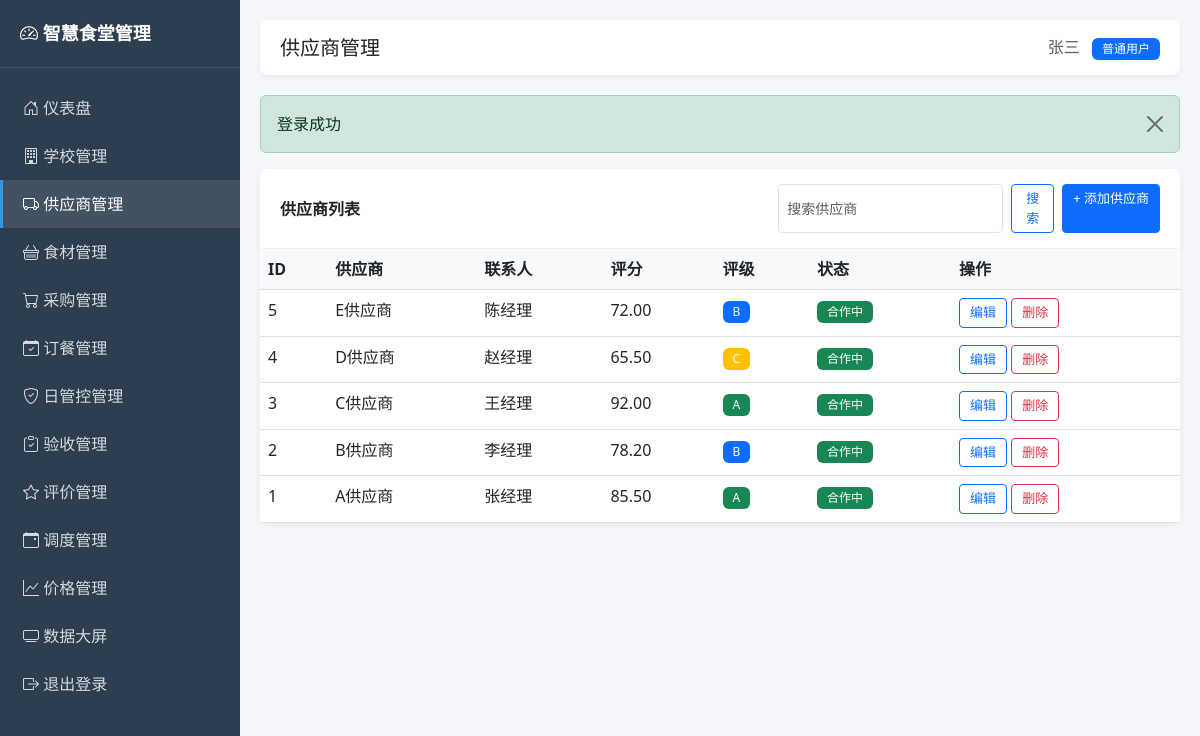
The page /admin/suppliers.php (signed in) on the database its author committed.
### tables this page shows
CREATE TABLE users (
    id INT UNSIGNED AUTO_INCREMENT PRIMARY KEY COMMENT '用户ID',
    username VARCHAR(50) NOT NULL UNIQUE COMMENT '登录用户名',
    password VARCHAR(64) NOT NULL COMMENT 'MD5加密密码',
    real_name VARCHAR(50) NOT NULL COMMENT '真实姓名',
    role TINYINT UNSIGNED NOT NULL DEFAULT 1 COMMENT '角色：0管理员 1普通用户',
    status TINYINT UNSIGNED NOT NULL DEFAULT 1 COMMENT '状态：0禁用 1启用',
    created_at DATETIME DEFAULT CURRENT_TIMESTAMP COMMENT '创建时间',
    updated_at DATETIME DEFAULT CURRENT_TIMESTAMP ON UPDATE CURRENT_TIMESTAMP COMMENT '更新时间',
    INDEX idx_status (status)
);

CREATE TABLE suppliers (
    id INT UNSIGNED AUTO_INCREMENT PRIMARY KEY COMMENT '供应商ID',
    supplier_name VARCHAR(100) NOT NULL COMMENT '供应商名称',
    contact_person VARCHAR(50) DEFAULT NULL COMMENT '联系人',
    contact_phone VARCHAR(20) DEFAULT NULL COMMENT '联系电话',
    address VARCHAR(200) DEFAULT NULL COMMENT '地址',
    score DECIMAL(4,2) DEFAULT 0.00 COMMENT '综合评分(0-100)',
    grade VARCHAR(10) DEFAULT NULL COMMENT '评级 A/B/C/D/E',
    status TINYINT UNSIGNED DEFAULT 1 COMMENT '状态：0停用 1合作中',
    created_at DATETIME DEFAULT CURRENT_TIMESTAMP COMMENT '创建时间',
    updated_at DATETIME DEFAULT CURRENT_TIMESTAMP ON UPDATE CURRENT_TIMESTAMP COMMENT '更新时间',
    INDEX idx_status (status)
);

### includes/functions.php (called while the page is built, shortened)
<?php
require_once __DIR__ . '/db.php';
function e($text) {
    return htmlspecialchars($text ?? '', ENT_QUOTES, 'UTF-8');
}
function input($key, $default = null) {
    return $default;
}
function getFlash() {
    if (isset($_SESSION['flash_message'])) {
        $msg = $_SESSION['flash_message'];
        return $msg;
    }
    return null;
}
function paginate($total, $page = 1, $pageSize = 10) {
    $page = max(1, intval($page));
    $pageSize = max(1, min(100, intval($pageSize)));
    $totalPage = max(1, ceil($total / $pageSize));
    $page = min($page, $totalPage);
    $offset = ($page - 1) * $pageSize;
    return [
        'page' => $page,
        'pageSize' => $pageSize,
        'totalPage' => $totalPage,
        'offset' => $offset,
        'limit' => $pageSize
    ];
}

### includes/auth.php (called while the page is built, shortened)
<?php
require_once __DIR__ . '/functions.php';
function isLoggedIn() {
    return isset($_SESSION['user_id']) && $_SESSION['user_id'] > 0;
}
function currentUser() {
    return queryOne("SELECT * FROM users WHERE id = ?", [$_SESSION['user_id']]);
}
function isAdmin() {
    $user = currentUser();
    return $user && $user['role'] == 0;
}

### includes/db.php (called while the page is built, shortened)
<?php
function getDB() {
    static $pdo = null;
    if ($pdo === null) {
        $dsn = "mysql:host=" . DB_HOST . ";port=" . DB_PORT . ";dbname=" . DB_NAME . ";charset=" . DB_CHARSET;
        $options = [
            PDO::ATTR_ERRMODE => PDO::ERRMODE_EXCEPTION,
            PDO::ATTR_DEFAULT_FETCH_MODE => PDO::FETCH_ASSOC,
            PDO::ATTR_EMULATE_PREPARES => false,
        ];
        try {
            $pdo = new PDO($dsn, DB_USER, DB_PASS, $options);
        } catch (PDOException $e) {
            die("数据库连接失败: " . $e->getMessage());
        }
    }
    return $pdo;
}
function queryAll($sql, $params = []) {
    $stmt = getDB()->prepare($sql);
    $stmt->execute($params);
    return $stmt->fetchAll();
}
function queryOne($sql, $params = []) {
    $stmt = getDB()->prepare($sql);
    $stmt->execute($params);
    $result = $stmt->fetch();
    return $result ?: null;
}

### admin/suppliers.php (the view, shortened to what this page needs)
<?php
require_once __DIR__ . '/../includes/auth.php';
$pageTitle = '供应商管理';
$activeMenu = 'suppliers';
$action = input('action', 'list');
$id = intval(input('id', 0));
$editData = null;
$page = intval(input('page', 1));
$keyword = trim(input('keyword'));
$where = "WHERE 1=1";
$params = [];
$total = queryOne("SELECT COUNT(*) as c FROM suppliers $where", $params)['c'];
$pager = paginate($total, $page, 10);
$list = queryAll("SELECT * FROM suppliers $where ORDER BY id DESC LIMIT {$pager['limit']} OFFSET {$pager['offset']}", $params);
include 'header.php';
?>
<?php if ($action == 'add' || $action == 'edit'): ?>
<div class="card">
    <div class="card-header"><?php echo $action == 'edit' ? '编辑供应商' : '添加供应商'; ?></div>
    <div class="card-body">
        <form method="post" class="row g-3">
            <input type="hidden" name="id" value="<?php echo $id; ?>">
            <div class="col-md-6"><label class="form-label">供应商名称 *</label><input type="text" name="supplier_name" class="form-control" value="<?php echo e($editData['supplier_name'] ?? ''); ?>" required></div>
            <div class="col-md-6"><label class="form-label">联系人</label><input type="text" name="contact_person" class="form-control" value="<?php echo e($editData['contact_person'] ?? ''); ?>"></div>
            <div class="col-md-6"><label class="form-label">联系电话</label><input type="text" name="contact_phone" class="form-control" value="<?php echo e($editData['contact_phone'] ?? ''); ?>"></div>
            <div class="col-md-6"><label class="form-label">地址</label><input type="text" name="address" class="form-control" value="<?php echo e($editData['address'] ?? ''); ?>"></div>
            <div class="col-md-4"><label class="form-label">评分</label><input type="number" step="0.01" name="score" class="form-control" value="<?php echo $editData['score'] ?? 0; ?>"></div>
            <div class="col-md-4"><label class="form-label">评级</label>
                <select name="grade" class="form-select">
                    <option value="">请选择</option>
                    <?php foreach (['A','B','C','D','E'] as $g): ?>
                    <option value="<?php echo $g; ?>" <?php echo ($editData['grade'] ?? '') == $g ? 'selected' : ''; ?>><?php echo $g; ?></option>
                    <?php endforeach; ?>
                </select>
            </div>
            <div class="col-md-4"><label class="form-label">状态</label>
                <select name="status" class="form-select">
                    <option value="1" <?php echo ($editData['status'] ?? 1) == 1 ? 'selected' : ''; ?>>合作中</option>
                    <option value="0" <?php echo ($editData['status'] ?? 1) == 0 ? 'selected' : ''; ?>>停用</option>
                </select>
            </div>
            <div class="col-12">
                <button type="submit" class="btn btn-primary">保存</button>
                <a href="suppliers.php" class="btn btn-secondary">返回</a>
            </div>
        </form>
    </div>
</div>
<?php else: ?>
<div class="card">
    <div class="card-header d-flex justify-content-between align-items-center">
        <span>供应商列表</span>
        <div class="d-flex gap-2">
            <form class="d-flex gap-2" method="get">
                <input type="text" name="keyword" class="form-control form-control-sm" placeholder="搜索供应商" value="<?php echo e($keyword); ?>">
                <button type="submit" class="btn btn-sm btn-outline-primary">搜索</button>
            </form>
            <a href="suppliers.php?action=add" class="btn btn-sm btn-primary">+ 添加供应商</a>
        </div>
    </div>
    <div class="card-body p-0">
        <table class="table table-hover mb-0">
            <thead><tr><th>ID</th><th>供应商</th><th>联系人</th><th>评分</th><th>评级</th><th>状态</th><th>操作</th></tr></thead>
            <tbody>
            <?php foreach ($list as $item): ?>
                <tr>
                    <td><?php echo $item['id']; ?></td>
                    <td><?php echo e($item['supplier_name']); ?></td>
                    <td><?php echo e($item['contact_person']); ?></td>
                    <td><?php echo $item['score']; ?></td>
                    <td><span class="badge bg-<?php echo $item['grade'] == 'A' ? 'success' : ($item['grade'] == 'B' ? 'primary' : ($item['grade'] == 'C' ? 'warning' : 'secondary')); ?>"><?php echo e($item['grade']); ?></span></td>
                    <td><span class="badge bg-<?php echo $item['status'] ? 'success' : 'secondary'; ?>"><?php echo $item['status'] ? '合作中' : '停用'; ?></span></td>
                    <td>
                        <a href="suppliers.php?action=edit&id=<?php echo $item['id']; ?>" class="btn btn-sm btn-outline-primary">编辑</a>
                        <a href="suppliers.php?action=delete&id=<?php echo $item['id']; ?>" class="btn btn-sm btn-outline-danger btn-delete">删除</a>
                    </td>
                </tr>
            <?php endforeach; ?>
            </tbody>
        </table>
    </div>
</div>
<?php endif; ?>
<?php include 'footer.php'; ?>

### admin/header.php (shortened to what this page needs)
<?php
require_once __DIR__ . '/../includes/auth.php';
$user = currentUser();
?>
<!DOCTYPE html>
<html lang="zh-CN">
<head>
    <link href="https://cdn.jsdelivr.net/npm/bootstrap@5.3.0/dist/css/bootstrap.min.css" rel="stylesheet">
    <link rel="stylesheet" href="https://cdn.jsdelivr.net/npm/bootstrap-icons@1.10.0/font/bootstrap-icons.css">
</head>
<body>
<div class="sidebar">
    <div class="brand"><i class="bi bi-speedometer2"></i> 智慧食堂管理</div>
    <nav class="nav flex-column mt-3">
        <a class="nav-link <?php echo $activeMenu == 'dashboard' ? 'active' : ''; ?>" href="index.php"><i class="bi bi-house-door"></i> 仪表盘</a>
        <a class="nav-link <?php echo $activeMenu == 'schools' ? 'active' : ''; ?>" href="schools.php"><i class="bi bi-building"></i> 学校管理</a>
        <a class="nav-link <?php echo $activeMenu == 'suppliers' ? 'active' : ''; ?>" href="suppliers.php"><i class="bi bi-truck"></i> 供应商管理</a>
        <a class="nav-link <?php echo $activeMenu == 'ingredients' ? 'active' : ''; ?>" href="ingredients.php"><i class="bi bi-basket"></i> 食材管理</a>
        <a class="nav-link <?php echo $activeMenu == 'purchases' ? 'active' : ''; ?>" href="purchases.php"><i class="bi bi-cart"></i> 采购管理</a>
        <a class="nav-link <?php echo $activeMenu == 'orders' ? 'active' : ''; ?>" href="orders.php"><i class="bi bi-calendar-check"></i> 订餐管理</a>
        <a class="nav-link <?php echo $activeMenu == 'daily_controls' ? 'active' : ''; ?>" href="daily_controls.php"><i class="bi bi-shield-check"></i> 日管控管理</a>
        <a class="nav-link <?php echo $activeMenu == 'acceptances' ? 'active' : ''; ?>" href="acceptances.php"><i class="bi bi-clipboard-check"></i> 验收管理</a>
        <a class="nav-link <?php echo $activeMenu == 'evaluations' ? 'active' : ''; ?>" href="evaluations.php"><i class="bi bi-star"></i> 评价管理</a>
        <a class="nav-link <?php echo $activeMenu == 'dispatches' ? 'active' : ''; ?>" href="dispatches.php"><i class="bi bi-calendar-event"></i> 调度管理</a>
        <a class="nav-link <?php echo $activeMenu == 'prices' ? 'active' : ''; ?>" href="prices.php"><i class="bi bi-graph-up"></i> 价格管理</a>
        <?php if (isAdmin()): ?>
        <a class="nav-link <?php echo $activeMenu == 'users' ? 'active' : ''; ?>" href="users.php"><i class="bi bi-people"></i> 用户管理</a>
        <?php endif; ?>
        <a class="nav-link" href="../dashboard/index.php" target="_blank"><i class="bi bi-tv"></i> 数据大屏</a>
        <a class="nav-link" href="logout.php"><i class="bi bi-box-arrow-right"></i> 退出登录</a>
    </nav>
</div>
<div class="main-content">
    <div class="topbar">
        <h5 class="m-0"><?php echo isset($pageTitle) ? e($pageTitle) : '管理后台'; ?></h5>
        <div>
            <span class="text-muted"><?php echo e($user['real_name']); ?></span>
            <span class="badge bg-<?php echo $user['role'] == 0 ? 'danger' : 'primary'; ?> ms-2"><?php echo $user['role'] == 0 ? '管理员' : '普通用户'; ?></span>
        </div>
    </div>
    <?php $flash = getFlash(); if ($flash): ?>
    <div class="alert alert-<?php echo $flash['type'] == 'error' ? 'danger' : $flash['type']; ?> alert-dismissible fade show">
        <?php echo e($flash['message']); ?>
        <button type="button" class="btn-close" data-bs-dismiss="alert"></button>
    </div>
    <?php endif; ?>

### admin/header.php (style rules this page uses)
body { background-color: #f5f6fa; }
.sidebar { min-height: 100vh; background: #2c3e50; color: #fff; width: 240px; position: fixed; left: 0; top: 0; }
.sidebar .brand { padding: 20px; font-size: 18px; font-weight: bold; border-bottom: 1px solid rgba(255,255,255,0.1); }
.sidebar .nav-link { color: rgba(255,255,255,0.8); padding: 12px 20px; border-left: 3px solid transparent; }
.sidebar .nav-link:hover, .sidebar .nav-link.active { color: #fff; background: rgba(255,255,255,0.1); border-left-color: #3498db; }
.sidebar .nav-link i { width: 24px; }
.main-content { margin-left: 240px; padding: 20px; }
.topbar { background: #fff; padding: 15px 20px; border-radius: 8px; margin-bottom: 20px; box-shadow: 0 2px 4px rgba(0,0,0,0.05); display: flex; justify-content: space-between; align-items: center; }
.card { border: none; border-radius: 10px; box-shadow: 0 2px 8px rgba(0,0,0,0.05); }
.card-header { background: #fff; border-bottom: 1px solid #f0f0f0; font-weight: 600; padding: 15px 20px; }
.table th { background: #f8f9fa; font-weight: 600; }
.btn-sm { padding: 4px 10px; font-size: 13px; }
.badge { font-weight: 500; padding: 5px 10px; }

### rows shown on the page
users: real_name "张三"
suppliers: id "5", supplier_name "E供应商", contact_person "陈经理", score "72.00", grade "B", status "合作中"
suppliers: id "4", supplier_name "D供应商", contact_person "赵经理", score "65.50", grade "C", status "合作中"
suppliers: id "3", supplier_name "C供应商", contact_person "王经理", score "92.00", grade "A", status "合作中"
suppliers: id "2", supplier_name "B供应商", contact_person "李经理", score "78.20", grade "B", status "合作中"
suppliers: id "1", supplier_name "A供应商", contact_person "张经理", score "85.50", grade "A", status "合作中"

### other values the page prints
$pageTitle "供应商管理"
$flash['message'] "登录成功"
